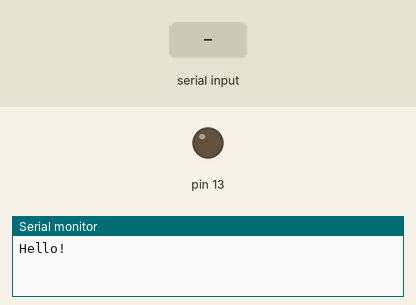
The sketch below on a simulated Arduino Uno, built with avr-gcc and run on an emulated ATmega328P. Parts: output pins drawn as LEDs (lit = HIGH), the last lines printed to the serial monitor. Dashed ring = blinking. The test bench sets the inputs (shaded band).

Above: at 1.2 s.
1.3 s: "1" received over the second serial link
At 4.2 s:
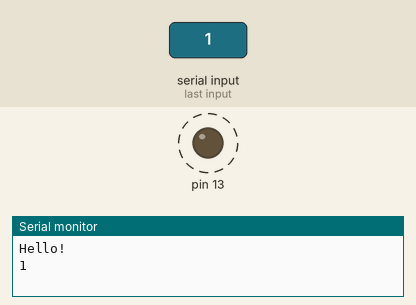
4.3 s: "0" received over the second serial link
At 5.3 s:
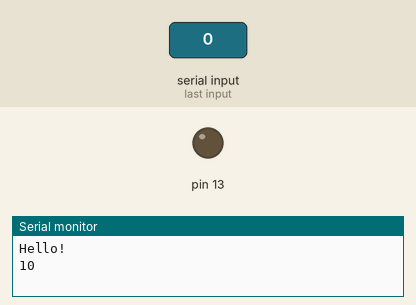
Timing chart, 0 to 7.3 s (numbered marks = the images above; inputs shaded):
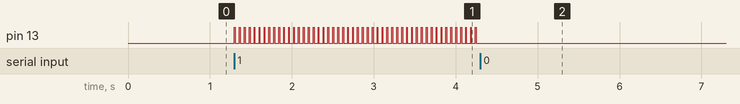

The sketch:

BT_Led.ino
```cpp
#include <SoftwareSerial.h>

SoftwareSerial BTSerial(2, 3); //Connect HC-06. Use your (TX, RX) settings

void setup()
{
  Serial.begin(9600);
  Serial.println("Hello!");

  BTSerial.begin(9600);  // set the data rate for the BT port
  pinMode(13, OUTPUT);

}

bool light=false;

void loop()
{
  int incomingByte;
  // BT –> Data –> Serial
  if (BTSerial.available()) {
    incomingByte = BTSerial.read();
    Serial.write(incomingByte);

    if(incomingByte == '1') light=true;
    if(incomingByte == '0') light=false;
  }

  if(light)
  {
    digitalWrite(13, HIGH);
    delay(10);
    digitalWrite(13, LOW);
    delay(50);
  }


  // Serial –> Data –> BT
  if (Serial.available()) {
    BTSerial.write(Serial.read());
  }
}
```

Measured:
- after the input at 1.3 s, pin 13: alternates HIGH for 0.01 s and LOW for 0.05 s, starting at once
- after the input at 4.3 s, pin 13: stops changing and stays LOW
